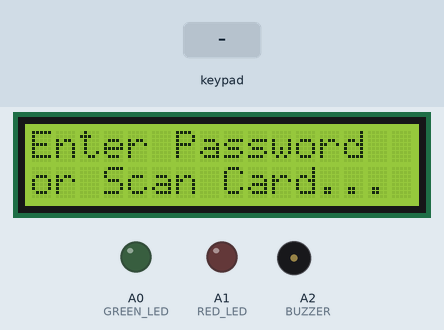
This sketch was run on a simulated Arduino Uno, built with avr-gcc and run on an emulated ATmega328P. Parts: 16×2 character LCD, output pins drawn as LEDs (lit = HIGH), buzzer (waves = sounding, pin HIGH). The inputs (shaded band) are chosen by the test bench.

Above: at 1.2 s.
1.3 s: keypad keys 2 5 8 0 pressed 0.4 s apart
At 4.0 s:
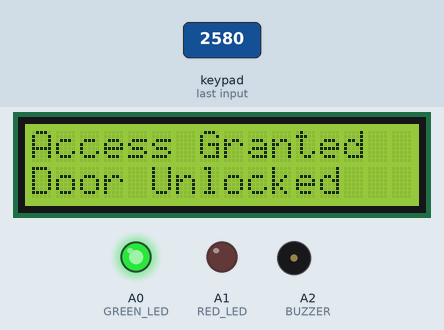
4.4 s: keypad keys 2 3 4 5 pressed 0.4 s apart
At 7.6 s:
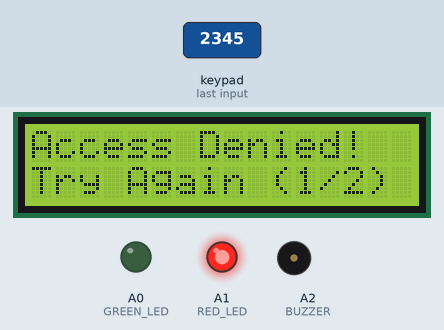
9.0 s: keypad keys 2 3 4 5 # pressed 0.4 s apart
At 11.8 s:
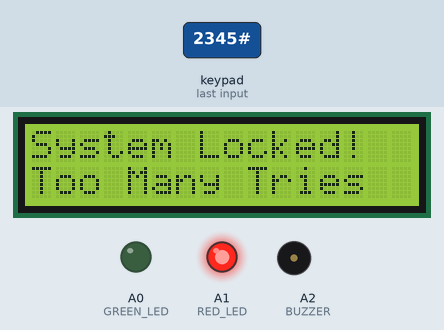
Timing chart, 0 to 43.0 s (numbered marks = the images above; inputs shaded):
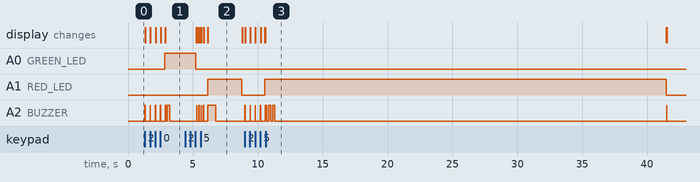

The sketch:

Smart-Door-Security-System.ino
```cpp
#include <Wire.h>
#include <LiquidCrystal_I2C.h>
#include <Keypad.h>


LiquidCrystal_I2C lcd(0x27, 16, 2);


const int GREEN_LED = A0;
const int RED_LED   = A1;
const int BUZZER    = A2;

const byte ROWS = 4;
const byte COLS = 4;

char keys[ROWS][COLS] = {
  {'1','2','3','A'},
  {'4','5','6','B'},
  {'7','8','9','C'},
  {'*','0','#','D'}
};

byte rowPins[ROWS] = {2, 3, 4, 5};
byte colPins[COLS] = {6, 7, 8, 9};

Keypad keypad = Keypad(makeKeymap(keys), rowPins, colPins, ROWS, COLS);

const String CORRECT_PASS = "2580";
String inputPassword = "";

int failedAttempts = 0;
const int MAX_ATTEMPTS = 2;
bool isLocked = false;


void playSuccessSound() {
  digitalWrite(BUZZER, HIGH); delay(100);
  digitalWrite(BUZZER, LOW);  delay(80);
  digitalWrite(BUZZER, HIGH); delay(200);
  digitalWrite(BUZZER, LOW);
}


void playErrorSound() {
  digitalWrite(BUZZER, HIGH); delay(600);
  digitalWrite(BUZZER, LOW);
}


void playKeySound() {
  digitalWrite(BUZZER, HIGH); delay(20);
  digitalWrite(BUZZER, LOW);
}

void showHomeScreen() {
  digitalWrite(GREEN_LED, LOW);
  digitalWrite(RED_LED, LOW);
  digitalWrite(BUZZER, LOW);

  lcd.clear();
  lcd.setCursor(0, 0);
  lcd.print("Enter Password");
  lcd.setCursor(0, 1);
  lcd.print("or Scan Card...");
}

void setup() {
  pinMode(GREEN_LED, OUTPUT);
  pinMode(RED_LED, OUTPUT);
  pinMode(BUZZER, OUTPUT);

  digitalWrite(GREEN_LED, LOW);
  digitalWrite(RED_LED, LOW);
  digitalWrite(BUZZER, LOW);

  lcd.init();
  lcd.backlight();
  showHomeScreen();
}

void loop() {

  if (isLocked) {
    digitalWrite(RED_LED, HIGH);
    digitalWrite(GREEN_LED, LOW);

    lcd.clear();
    lcd.setCursor(0, 0);
    lcd.print("System Locked!");
    lcd.setCursor(0, 1);
    lcd.print("Too Many Tries");


    for (int i = 0; i < 3; i++) {
      digitalWrite(BUZZER, HIGH); delay(150);
      digitalWrite(BUZZER, LOW);  delay(150);
    }

    delay(30000);

    failedAttempts = 0;
    isLocked = false;
    showHomeScreen();
    return;
  }

  char key = keypad.getKey();

  if (key) {
    playKeySound();

    if (inputPassword.length() == 0) {
      lcd.setCursor(0, 1);
      lcd.print("                ");
      lcd.setCursor(0, 1);
      lcd.print("Key: ");
    }

    inputPassword += key;
    lcd.print("*");

    if (inputPassword.length() == 4) {
      delay(300);
      lcd.clear();

      if (inputPassword == CORRECT_PASS) {
        digitalWrite(GREEN_LED, HIGH);
        digitalWrite(RED_LED, LOW);

        lcd.setCursor(0, 0);
        lcd.print("Access Granted");
        lcd.setCursor(0, 1);
        lcd.print("Door Unlocked");

        playSuccessSound();

        failedAttempts = 0;
        delay(2000);
        inputPassword = "";
        showHomeScreen();
      }
      else {
        failedAttempts++;

        digitalWrite(RED_LED, HIGH);
        digitalWrite(GREEN_LED, LOW);

        if (failedAttempts >= MAX_ATTEMPTS) {
          isLocked = true;
        } else {
          lcd.setCursor(0, 0);
          lcd.print("Access Denied!");
          lcd.setCursor(0, 1);
          lcd.print("Try Again (1/2)");

          playErrorSound();

          delay(2000);
          inputPassword = "";
          showHomeScreen();
        }
      }
    }
  }
}
```

Measured:
- after the input at 1.3 s, A0 (GREEN_LED): LOW → HIGH after 1.5 s; A2 (BUZZER): goes 4 × (HIGH 0.02 s, LOW 0.38 s), HIGH 0.10 s, LOW 0.08 s, HIGH 0.20 s, then LOW, starting at once; the display: first changes after 0.05 s (image 1 shows a later state)
- after the input at 4.4 s, A1 (RED_LED): LOW → HIGH after 1.7 s, → LOW 2.6 s later; A2 (BUZZER): goes 3 × (HIGH 0.02 s, LOW 0.15 s), HIGH 0.02 s, LOW 0.33 s, HIGH 0.60 s, then LOW, starting after 0.88 s; the display: first differs from a run without the input after 0.92 s (image 2 shows a later state)
- after the input at 9.0 s, A1 (RED_LED): LOW → HIGH after 1.5 s, → LOW 30.9 s later; the display: first changes after 0.05 s (image 3 shows a later state)
- what the display in image 2 shows lasts 2.6 s, from 6.2 s to 8.8 s
